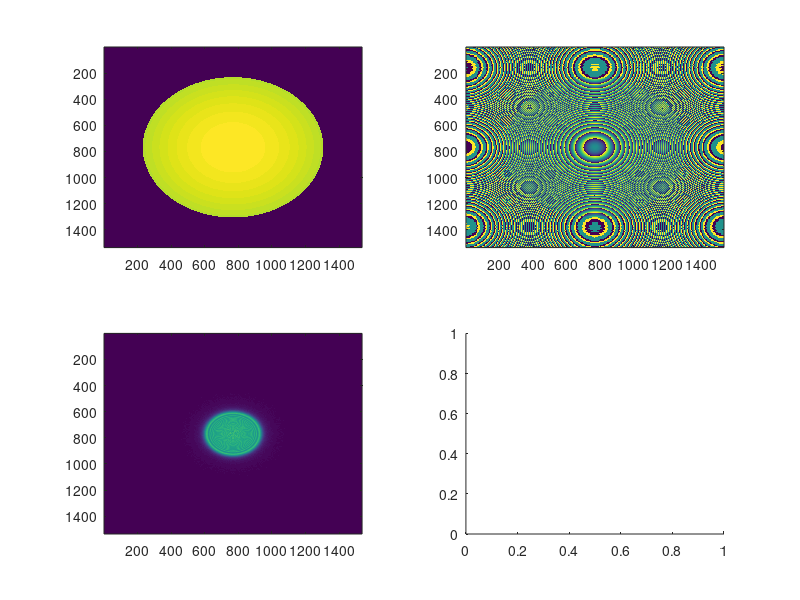

Source code (MATLAB): (Note: this script raises an error after producing the figure.)
n=2^10*1.5;
nz=n/1.5;
% NA=0.1;
% pupil_over_focallength=asin(tan(NA))*2;
% max_w0=(length_x/2).^2+(length_y/2).^2; % maximum pupil allow this grid
length_x=1; length_y=1; % pysical length in mm 
w0=1; % the standard deviation of the guassian beam size in mm
dx=length_x/n;
scatter_angle=1/180*pi; %% determined by the material
focal_length=4; % in mm > length_x,length_y
% NA=(w0*pupil)/(focal_length)
pupil=0.7; % unitless
NA=sin(atan(pupil*length_x/2/focal_length))
wav_length=0.0005;
assert(wav_length>=2*dx*NA);% wave length (should satisfy nyquist wave length/NA>2*dx)

zmin=0;zmax=2;
z_pos=linspace(zmin,zmax,nz);
z=z_pos.*focal_length;
x=linspace(0,length_x,n);
y=linspace(0,length_y,n);
max_angle=((wav_length/dx))/2; % maximum angle in Fourier grid (determined by x grid)
flag_diffuser=false;
slm_phase=false;
%
[XX,YY]=meshgrid(x,y); % creating the mesh
XX=XX-mean(XX(:)); 
YY=YY-mean(YY(:));
R=sqrt(XX.^2+YY.^2);

% Gaussian Beam: 
E0=exp(-(R/w0).^2);
% Diffuser: 
if flag_diffuser
T_diff=exp(1i*2*pi*rand(size(XX)));
T_K=fftshift(fft2(T_diff));
T_K=T_K.*(((R/max(XX(:)))*max_angle)<scatter_angle);  % determine scattering angle

T_diff=ifft2(fftshift(T_K));
T_diff=exp(1i*angle(T_diff)); % convert to thin phase plate (meaning takeing only the phase under fft and not the intensity)
if slm_phase
numerical_img=zeros(size(E0));
slm_gray_to_pi=200;
numerical_img(n/2-300:n/2+300-1,n/2-400:n/2+400-1)=exp(1i*2*pi*phase3/slm_gray_to_pi);
T_diff=numerical_img;
% zoomed_slm_sim_speckle3D=slm_sim_speckle3D(768-268:768+269,768-268:768+269,512-200:512+200);
end
E_in=E0.*T_diff; % un/comment for pointscan/spcekle
else    
E_in=E0; % un/comment for pointscan/spcekle
end
%figure;imagesc(abs(E_in))
% Lens Phase
phase_of_lens=focal_length.*ones(size(XX))-sqrt(focal_length^2.*ones(size(XX))-(XX.^2)-(YY.^2));
phase_of_lens=phase_of_lens.*(2*pi/wav_length);
A_lens=exp(-1i.*phase_of_lens);
A_lens=A_lens .* (R<(max(XX(:))*(pupil)));
E_until_lens=E_in.*A_lens;

figure;
subplot(2,2,1);imagesc(abs(E_until_lens))
subplot(2,2,2);imagesc(angle(E_until_lens))
subplot(2,2,3);imagesc(abs(fftshift(fft2(E_until_lens))));
subplot(2,2,4);imagesc(abs(volume_angular_spectrum_prop_absorbtion(E_until_lens,x,y,focal_length,wav_length,normalized)));

%%
normalized=false;
recursive=true;
absorber.put_before_focal=false; %change with/without absorbers, 
absorber.size.x=round(50); %change with/without absorbers, 
absorber.size.y=round(10); %change with/without absorbers, 
absorber.size.z=round(1); %change with/without absorbers, 
absorber.position.x=round(n/2); %change with/without absorbers, 
absorber.position.y=round(n/2); %change with/without absorbers, 
absorber.position.z=floor(nz/3);
% change absobers size in ***volume_angular_spectrum_prop.m***

PSF3D=volume_angular_spectrum_prop_absorbtion(E_until_lens,x,y,z,wav_length,normalized,recursive,absorber);
figure;imagesc(PSF3D(:,:,nz/2))
figure;imagesc(squeeze(PSF3D(:,n/2,:))')
f1=figure('Units','normalized','Position',[0.35 0.5642 0.5 0.3500]);
subplot(1,2,1);imagesc((PSF3D(:,:,nz/2)).^1); colormap(viridis);
set(gca,'XTick',[]);set(gca,'YTick',[]);title('XY','Fontsize',32)
subplot(1,2,2);imagesc(squeeze((PSF3D(:,n/2,:)).^1)'); colormap(viridis);
set(gca,'YTick',[]);set(gca,'XTick',[]);title('XZ','Fontsize',32);
% %% vertical prefernce
% A=(speckle3D(:,:,nz/2));
% B=circshift(A,[0,-50]);
% figure;imagesc(B+A);
% 
% f2=figure('Units','normalized','Position',[0.35 0.2 0.18 0.7]);
% hAxis(1)=subplot(2,1,1);imagesc(A.^0.7);
% set(gca,'XTick',[]);set(gca,'YTick',[]);title('XY','Fontsize',32)
% hAxis(2)=subplot(2,1,2);imagesc(B.^3);
% set(gca,'YTick',[]);set(gca,'XTick',[]);title('XZ','Fontsize',32);
% 
% 
if flag_diffuser
    speckle3D=PSF3D;
else
    point3D=PSF3D;
end
clear PSF3D

%%

%  figure;imagesc(angle(T_diff));
% colormap(viridis); axis image;
% set(gca,'XTick',[]);set(gca,'YTick',[]);
% %export_fig(sprintf('E0%i.png',1),'-transparent','-png',gcf)
% cbh = colorbar('v');
% %get(get(cbh, 'Children'))
% set(cbh, 'Limits', [-pi-eps,pi+eps])
% set(cbh, 'YTick', [-pi,0,pi])
% set(cbh,  'YTickLabel',{'-\pi','0','+\pi'})
% set(cbh,  'Fontsize',18)
